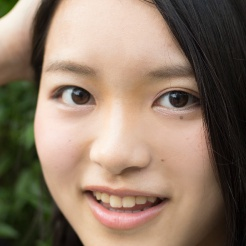
#> input picture imgs/143の3.jpeg, 246 x 246 px
$ python faceCutOut.py 'imgs/143の3.jpeg'   (Python 2 division)   (older library calls are emulated)
#> lines starting #> are read from the running program, lines starting #| are printed output that depends on the picture
# -*- coding:utf-8 -*-
import numpy
import cv2
import sys
import os

cascade_path = '/usr/local/share/OpenCV/haarcascades/haarcascade_frontalface_alt.xml'
image_path = sys.argv[1]

color = (255, 255, 255) #白

#ファイル読み込み
image = cv2.imread(image_path)
#> image is the input picture: shape (246, 246, 3); mean B, G, R 103.3, 121.3, 141.9

#グレースケール変換なんだけど, has no attribute 'cv' エラーが出るのでコメントアウトする. 画像認識の高速化のためのグレースケーリングなんでまあいい
#image_gray = cv2.cvtColor(image, cv2.cv.CV_BGR2GRAY)

#カスケード分類器の特徴量を取得する
cascade = cv2.CascadeClassifier(cascade_path)

#物体認識（顔認識）の実行
facerect = cascade.detectMultiScale(
                image, scaleFactor=1.1, minNeighbors=1, minSize=(1, 1))
#> facerect = [[17, 21, 208, 208]]
if len(facerect) <= 0:
    print os.getcwd() + "/" + image_path
    exit()

#検出した顔を囲む矩形の作成
#for rect in facerect:
#    cv2.rectangle(image, tuple(rect[0:2]),tuple(rect[0:2]+rect[2:4]), color, thickness=2)

#認識結果の保存
#image_path = image_path.replace(".png", "")
image_path = image_path.replace(".jpeg", "")

#確認用
#cv2.imwrite(image_path + "_detected.png", image)
for rect in facerect:
    #cv2.imwrite(image_path + ".png", image[rect])
    print rect
    x = rect[0]
    y = rect[1]
    w = rect[2]
    h = rect[3]

    # img[y: y + h, x: x + w]
    #cv2.imwrite(image_path + ".png", image[y:y+h, x:x+w])
    cv2.imwrite(image_path + ".jpeg", image[y:y+h, x:x+w])
#> this loop made 1 pass
#| [ 17  21 208 208]
#> pass 1, `cv2.imwrite(image_path + ".jpeg", image[y:y+h, x:x+w])`:
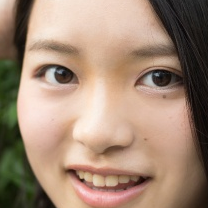
#> saved as 143の3.jpeg: shape (208, 208, 3); mean B, G, R 117.6, 136.8, 162.4
